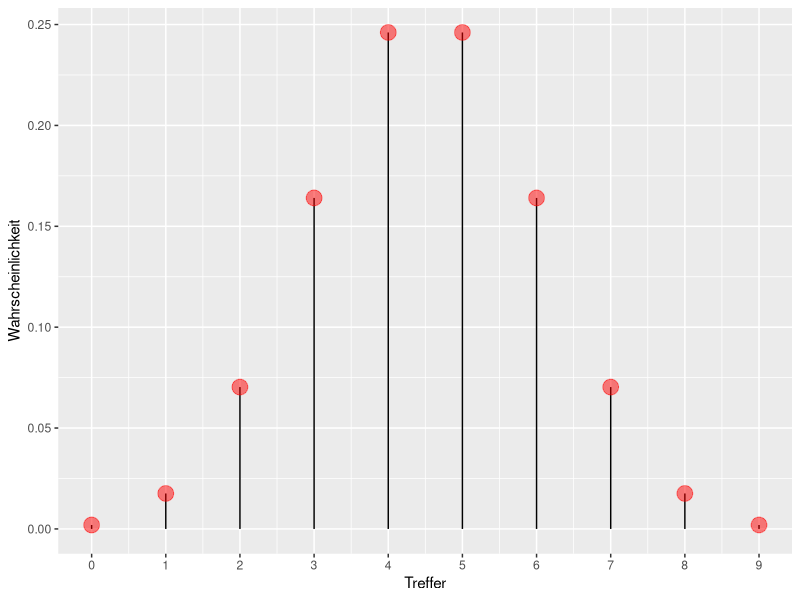
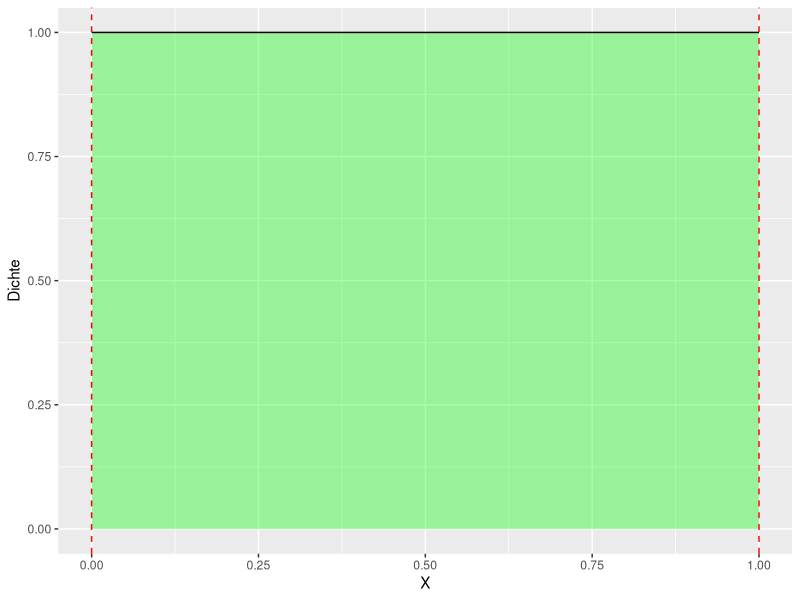

R code for these plots, in order:
## ---- chunk 1
#| include: false
library(tidyverse)
library(patchwork)
## ---- chunk 2
#| echo: false
#| out.width="100%"
#source("R-Code/img221.R")
## ---- chunk 3
dbinom(x = 6, size = 9, prob = 1/2)
## ---- chunk 4
dbinom(x = 9, size = 9, prob = 1/2)
## ---- chunk 5
dbinom(x = 15, size = 20, prob = .5)
## ---- chunk 6
dbinom(3, 3, 1/2)
## ---- chunk 7
#| echo: false
#| label: fig-bin
#| fig-cap: Ein Beispiel für eine Binomialverteilung
dbinom(0:9, 9, 1/2) %>% 
  tibble(Wahrscheinlichkeit = .,
         Treffer = seq(0,9)) %>% 
  ggplot(aes(x = Treffer, y = Wahrscheinlichkeit)) +
  geom_segment(aes(xend = Treffer, yend = 0)) + 
  geom_point(color = "red", size = 5, alpha = .5) +
  scale_x_continuous(breaks = 0:9)

## ---- chunk 8
#| echo: false
#| fig-cap: Gleichverteilung
#| label: fig-unif



uniform_Plot <- function(a, b){
  xvals <- data.frame(x = c(a, b)) #Range for x-values
  
  ggplot(data.frame(x = xvals), 
         aes(x = x)) + xlim(c(a, b)) + ylim(0, 1/(b - a)) +
    stat_function(fun = dunif, args = list(min = a, max = b), 
                  geom = "area", 
                  fill = "green", alpha = 0.35) + 
    stat_function(fun = dunif, args = list(min = a, max = b)) +
    labs(x = "X", y = "Dichte")  +
    geom_vline(xintercept = a, linetype = "dashed", colour = "red") +
    geom_vline(xintercept = b, linetype = "dashed", colour = "red") 
  
}
uniform_Plot(0, 1)
## ---- chunk 9
#source("R-Code/img241.R")
## ---- chunk 10
d <-
  tibble(
    # definiere das Gitter: 
    p_Gitter = seq(from = 0, to = 1, length.out = 10),
    # bestimme den Priori-Wert:       
    Priori  = 1) %>%  
    mutate(
      # berechne Likelihood für jeden Gitterwert:
      Likelihood = dbinom(6, size = 9, prob = p_Gitter),
      # berechen unstand. Posteriori-Werte:
      unstd_Post = Likelihood * Priori,
      # berechne stand. Posteriori-Werte (summiert zu 1):
      Post = unstd_Post / sum(unstd_Post))  
## ---- chunk 11
d %>% 
  knitr::kable(digits = 2)
## ---- chunk 12
#source("R-Code/img242.R")
## ---- chunk 13
#source("R-Code/img243.R")
